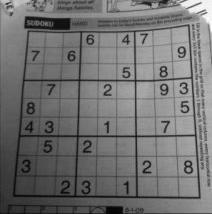
#> input picture sudoku.png, 212 x 214 px
$ jupyter execute --allow-errors Convolution_E5_Herramientas.ipynb   (shell and % lines are left out)
#> lines starting #> are read from the running program, lines starting #| are printed output that depends on the picture
# SEMANA TEC TS1001S Convolucion/Padding

Aqui se ilustra la convolucion. Este tutorial consta de tres pasos.

1. Descargar una imagen
2. Dependencias
3. Aplicar una convolucion

## Descar de Imagen

## Dependencias

[cell 1]
import matplotlib.pyplot as plt
import numpy
from PIL import Image
from scipy import ndimage

## Convolucion

Aqui se abre y normaliza la imagen

[cell 2]
Is = Image.open('sudoku.png');
#> Is is the input picture: PIL image 212x214 RGB; min 0, max 255, mean 113.3
I = Is.convert('L');
I = numpy.asarray(I);
I = I / 255.0;
#> I: shape (214, 212) float64

Seleccionar los kernels y aplicar la convolucion

[cell 3]
k0 = numpy.array([[0,-1,0],[-1,0,1],[0,1,0]])

'''
1 -1 1
-1 4 -1
 1 -1 1
'''

k1 = numpy.array([[0,0,0],[-1,0,1],[0,0,0]])

'''
 0 0 0
-1 0 1
 0 0 0
'''


k2 = numpy.array([[0,-1,0],[0,0,0],[0,1,0]])

'''
 0 -1 0
 0  0 0
 0  1 0
'''
def create_k():
  A = numpy.zeros((3,3))
  for x in range (-1, 2):
    for y in range (-1, 2):
      A[x][y] = numpy.exp(-1 * (0.5 * (x + y) ** 2) / 2)
  return A


k3 = numpy.array([[0,-1,0],[-1,5,-1],[0,-1,0]])
'''
 0 -1 0
 -1  5 -1
 0  -1 0
'''

def k4():
  A = numpy.zeros((5,5))
  for x in range (-1, 4):
    for y in range (-1, 4):
      A[x][y] = ((x + y) ** 2)
  return A

J0 = ndimage.convolve(I, k0, mode='constant', cval=0.0)
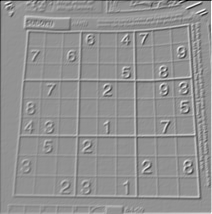
#> J0: shape (214, 212) float64; min -1.32, max 0.98, mean 0.000127; drawn with min black and max white
J1 = ndimage.convolve(I, k1, mode='constant', cval=0.0)
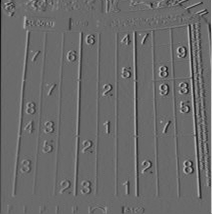
#> J1: shape (214, 212) float64; min -0.714, max 0.984, mean -0.00166; drawn with min black and max white
J2 = ndimage.convolve(I, k3, mode='constant', cval=0.0)
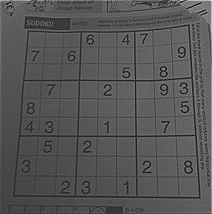
#> J2: shape (214, 212) float64; min -0.78, max 2.86, mean 0.453; drawn with min black and max white
J3 = ndimage.convolve(I, create_k(), mode='constant', cval=0.0)
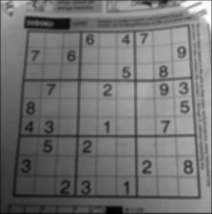
#> J3: shape (214, 212) float64; min 0.0699, max 6.66, mean 3.03; drawn with min black and max white

plt.figure(figsize = (15,15))

plt.subplot(2,2,1)
plt.imshow(Is)
plt.xlabel('Input Image')

plt.subplot(2,2,2)
plt.imshow(J0)
plt.xlabel('VH direction')

plt.subplot(2,2,3)
plt.imshow(J1)
plt.xlabel('Horizontal direction')

plt.subplot(2,2,4)
plt.imshow(J2)
plt.xlabel('Sharpen direction')

plt.subplot(2,2,4)
plt.imshow(J3)
plt.xlabel('Sharpen')


plt.grid(False)
plt.show()

## Padding

[cell 4]
Is = Image.open('sudoku.png'); # imagen del sudo
I = Is.convert('L'); # se convierte a escala de grises
I = numpy.asarray(I); # conversion numerica para poder operar de 0-1
I = I / 255.0; # normalizacion 0 - 1

def pad_with(vector, pad_width, iaxis, kwargs):
    pad_value = kwargs.get('padder', 10)
    vector[:pad_width[0]] = pad_value
    vector[-pad_width[1]:] = pad_value

I = numpy.pad(I, 10, pad_with, padder=0)
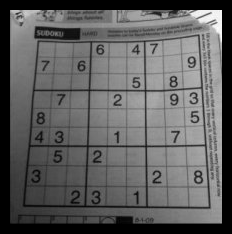
#> I: shape (234, 232) float64; min 0, max 1, mean 0.371

#> (the rest of this cell did not finish here and is left out)
